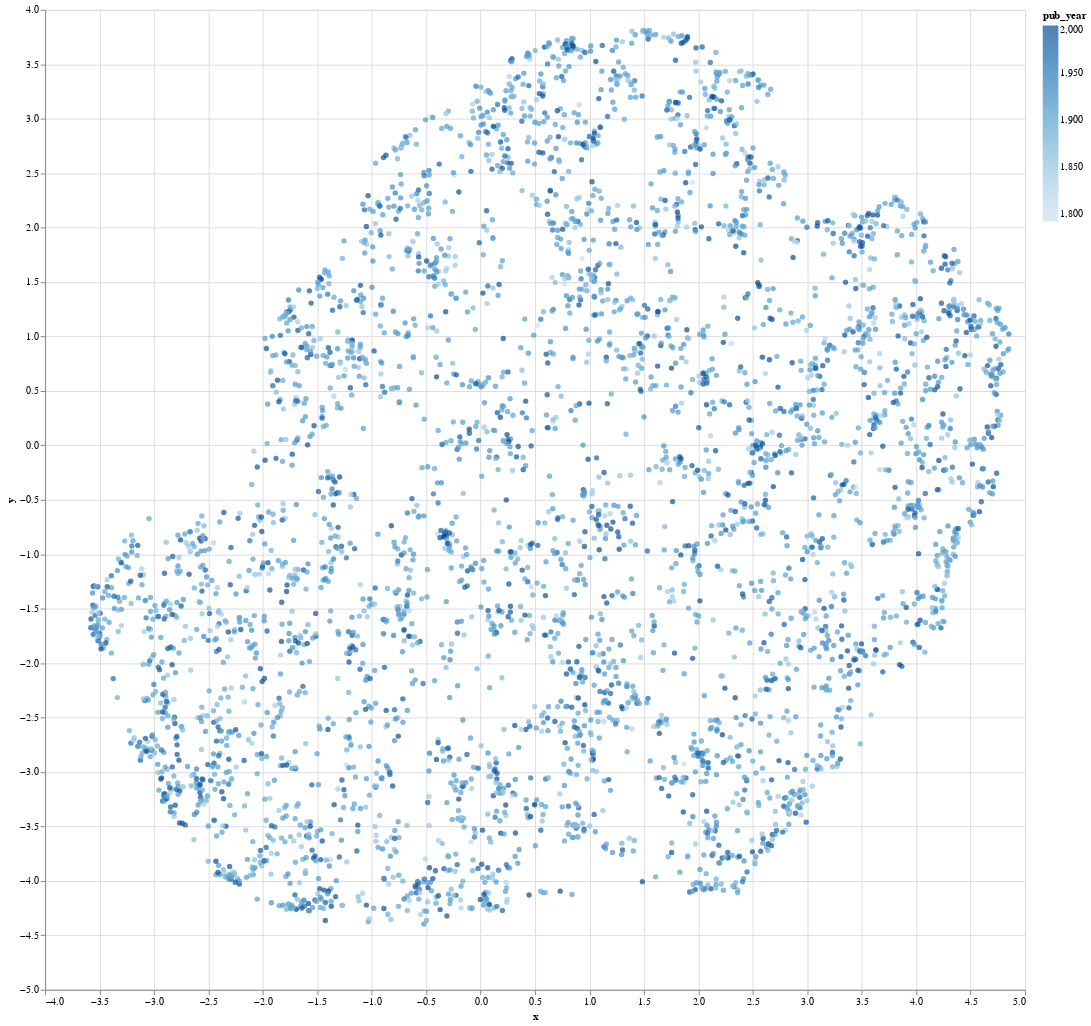

This figure's notebook cell:
### Code cell
chart.interactive()

### Figure 1 — Vega-Lite specification as saved in the notebook (floating-point values rounded to 4 significant figures; data arrays with more than 128 entries replaced by an {"elided": "..."} marker saying what was removed)
{"$schema": "https://vega.github.io/schema/vega-lite/v2.4.3.json", "config": {"view": {"height": 300, "width": 400}}, "data": {"values": {"elided": "4048 records"}}, "encoding": {"color": {"field": "pub_year", "type": "quantitative"}, "tooltip": {"field": "label", "type": "nominal"}, "x": {"field": "x", "type": "quantitative"}, "y": {"field": "y", "type": "quantitative"}}, "height": 1000, "mark": "circle", "selection": {"selector002": {"bind": "scales", "encodings": ["x", "y"], "mark": {"fill": "#333", "fillOpacity": 0.125, "stroke": "white"}, "on": "[mousedown, window:mouseup] > window:mousemove!", "resolve": "global", "translate": "[mousedown, window:mouseup] > window:mousemove!", "type": "interval", "zoom": "wheel!"}}, "width": 1000}
